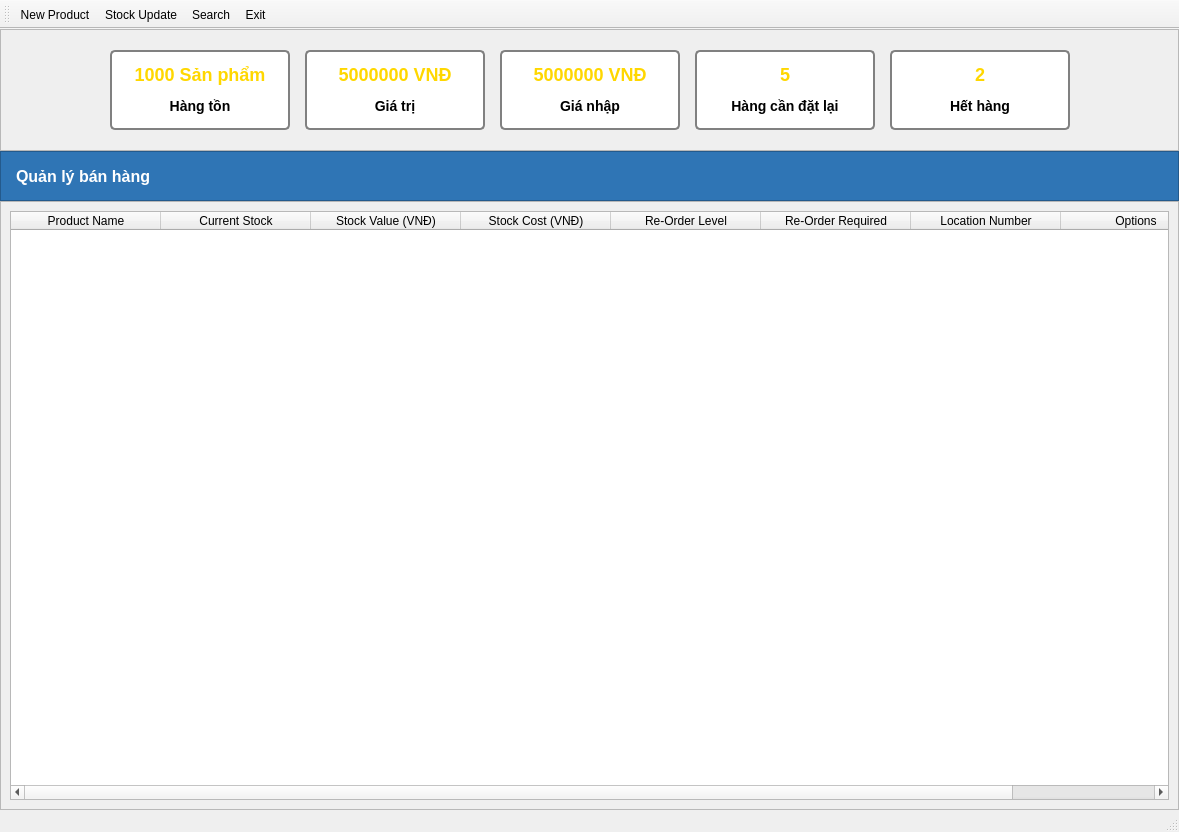
<?xml version="1.0" encoding="UTF-8"?>
<ui version="4.0">
 <class>MainWindow</class>
 <widget class="QMainWindow" name="MainWindow">
  <property name="geometry">
   <rect>
    <x>0</x>
    <y>0</y>
    <width>1179</width>
    <height>832</height>
   </rect>
  </property>
  <property name="windowTitle">
   <string>MainWindow</string>
  </property>
  <widget class="QWidget" name="centralwidget">
   <layout class="QVBoxLayout" name="verticalLayout_6">
    <property name="spacing">
     <number>0</number>
    </property>
    <property name="leftMargin">
     <number>0</number>
    </property>
    <property name="topMargin">
     <number>0</number>
    </property>
    <property name="rightMargin">
     <number>0</number>
    </property>
    <property name="bottomMargin">
     <number>0</number>
    </property>
    <item>
     <widget class="QFrame" name="frame">
      <property name="frameShape">
       <enum>QFrame::StyledPanel</enum>
      </property>
      <property name="frameShadow">
       <enum>QFrame::Raised</enum>
      </property>
      <layout class="QHBoxLayout" name="horizontalLayout">
       <property name="spacing">
        <number>15</number>
       </property>
       <property name="topMargin">
        <number>20</number>
       </property>
       <property name="bottomMargin">
        <number>20</number>
       </property>
       <item>
        <spacer name="horizontalSpacer">
         <property name="orientation">
          <enum>Qt::Horizontal</enum>
         </property>
         <property name="sizeHint" stdset="0">
          <size>
           <width>80</width>
           <height>20</height>
          </size>
         </property>
        </spacer>
       </item>
       <item>
        <widget class="QFrame" name="frame_4">
         <property name="minimumSize">
          <size>
           <width>180</width>
           <height>80</height>
          </size>
         </property>
         <property name="maximumSize">
          <size>
           <width>16777215</width>
           <height>80</height>
          </size>
         </property>
         <property name="styleSheet">
          <string notr="true">QFrame{
	border: 2px solid grey;
	background-color: #fff;
	border-radius: 5px;
}

QLabel{
	border: none;
	background-color: rgba(255,255,255,0);
}</string>
         </property>
         <property name="frameShape">
          <enum>QFrame::StyledPanel</enum>
         </property>
         <property name="frameShadow">
          <enum>QFrame::Raised</enum>
         </property>
         <layout class="QVBoxLayout" name="verticalLayout">
          <item>
           <widget class="QLabel" name="label">
            <property name="styleSheet">
             <string notr="true">QLabel{
	color: gold;
	font-size: 18px;
	font-weight: bold;
}</string>
            </property>
            <property name="text">
             <string>1000 Sản phẩm</string>
            </property>
            <property name="alignment">
             <set>Qt::AlignCenter</set>
            </property>
           </widget>
          </item>
          <item>
           <widget class="QLabel" name="label_2">
            <property name="styleSheet">
             <string notr="true">QLabel{
	font-size: 14px;
	font-weight: bold;
}</string>
            </property>
            <property name="text">
             <string>Hàng tồn</string>
            </property>
            <property name="alignment">
             <set>Qt::AlignCenter</set>
            </property>
           </widget>
          </item>
         </layout>
        </widget>
       </item>
       <item>
        <widget class="QFrame" name="frame_5">
         <property name="minimumSize">
          <size>
           <width>180</width>
           <height>80</height>
          </size>
         </property>
         <property name="maximumSize">
          <size>
           <width>16777215</width>
           <height>80</height>
          </size>
         </property>
         <property name="styleSheet">
          <string notr="true">QFrame{
	border: 2px solid grey;
	background-color: #fff;
	border-radius: 5px;
}

QLabel{
	border: none;
	background-color: rgba(255,255,255,0);
}</string>
         </property>
         <property name="frameShape">
          <enum>QFrame::StyledPanel</enum>
         </property>
         <property name="frameShadow">
          <enum>QFrame::Raised</enum>
         </property>
         <layout class="QVBoxLayout" name="verticalLayout_2">
          <item>
           <widget class="QLabel" name="label_3">
            <property name="styleSheet">
             <string notr="true">QLabel{
	color: gold;
	font-size: 18px;
	font-weight: bold;
}</string>
            </property>
            <property name="text">
             <string>5000000 VNĐ</string>
            </property>
            <property name="alignment">
             <set>Qt::AlignCenter</set>
            </property>
           </widget>
          </item>
          <item>
           <widget class="QLabel" name="label_4">
            <property name="styleSheet">
             <string notr="true">QLabel{
	font-size: 14px;
	font-weight: bold;
}</string>
            </property>
            <property name="text">
             <string>Giá trị</string>
            </property>
            <property name="alignment">
             <set>Qt::AlignCenter</set>
            </property>
           </widget>
          </item>
         </layout>
        </widget>
       </item>
       <item>
        <widget class="QFrame" name="frame_6">
         <property name="minimumSize">
          <size>
           <width>180</width>
           <height>80</height>
          </size>
         </property>
         <property name="maximumSize">
          <size>
           <width>16777215</width>
           <height>80</height>
          </size>
         </property>
         <property name="styleSheet">
          <string notr="true">QFrame{
	border: 2px solid grey;
	background-color: #fff;
	border-radius: 5px;
}

QLabel{
	border: none;
	background-color: rgba(255,255,255,0);
}</string>
         </property>
         <property name="frameShape">
          <enum>QFrame::StyledPanel</enum>
         </property>
         <property name="frameShadow">
          <enum>QFrame::Raised</enum>
         </property>
         <layout class="QVBoxLayout" name="verticalLayout_3">
          <item>
           <widget class="QLabel" name="label_5">
            <property name="styleSheet">
             <string notr="true">QLabel{
	color: gold;
	font-size: 18px;
	font-weight: bold;
}</string>
            </property>
            <property name="text">
             <string>5000000 VNĐ</string>
            </property>
            <property name="alignment">
             <set>Qt::AlignCenter</set>
            </property>
           </widget>
          </item>
          <item>
           <widget class="QLabel" name="label_6">
            <property name="styleSheet">
             <string notr="true">QLabel{
	font-size: 14px;
	font-weight: bold;
}</string>
            </property>
            <property name="text">
             <string>Giá nhập</string>
            </property>
            <property name="alignment">
             <set>Qt::AlignCenter</set>
            </property>
           </widget>
          </item>
         </layout>
        </widget>
       </item>
       <item>
        <widget class="QFrame" name="frame_7">
         <property name="minimumSize">
          <size>
           <width>180</width>
           <height>80</height>
          </size>
         </property>
         <property name="maximumSize">
          <size>
           <width>16777215</width>
           <height>80</height>
          </size>
         </property>
         <property name="styleSheet">
          <string notr="true">QFrame{
	border: 2px solid grey;
	background-color: #fff;
	border-radius: 5px;
}

QLabel{
	border: none;
	background-color: rgba(255,255,255,0);
}</string>
         </property>
         <property name="frameShape">
          <enum>QFrame::StyledPanel</enum>
         </property>
         <property name="frameShadow">
          <enum>QFrame::Raised</enum>
         </property>
         <layout class="QVBoxLayout" name="verticalLayout_4">
          <item>
           <widget class="QLabel" name="label_7">
            <property name="styleSheet">
             <string notr="true">QLabel{
	color: gold;
	font-size: 18px;
	font-weight: bold;
}</string>
            </property>
            <property name="text">
             <string>5</string>
            </property>
            <property name="alignment">
             <set>Qt::AlignCenter</set>
            </property>
           </widget>
          </item>
          <item>
           <widget class="QLabel" name="label_8">
            <property name="styleSheet">
             <string notr="true">QLabel{
	font-size: 14px;
	font-weight: bold;
}</string>
            </property>
            <property name="text">
             <string>Hàng cần đặt lại</string>
            </property>
            <property name="alignment">
             <set>Qt::AlignCenter</set>
            </property>
           </widget>
          </item>
         </layout>
        </widget>
       </item>
       <item>
        <widget class="QFrame" name="frame_8">
         <property name="minimumSize">
          <size>
           <width>180</width>
           <height>80</height>
          </size>
         </property>
         <property name="maximumSize">
          <size>
           <width>16777215</width>
           <height>80</height>
          </size>
         </property>
         <property name="styleSheet">
          <string notr="true">QFrame{
	border: 2px solid grey;
	background-color: #fff;
	border-radius: 5px;
}

QLabel{
	border: none;
	background-color: rgba(255,255,255,0);
}</string>
         </property>
         <property name="frameShape">
          <enum>QFrame::StyledPanel</enum>
         </property>
         <property name="frameShadow">
          <enum>QFrame::Raised</enum>
         </property>
         <layout class="QVBoxLayout" name="verticalLayout_5">
          <item>
           <widget class="QLabel" name="label_9">
            <property name="styleSheet">
             <string notr="true">QLabel{
	color: gold;
	font-size: 18px;
	font-weight: bold;
}</string>
            </property>
            <property name="text">
             <string>2</string>
            </property>
            <property name="alignment">
             <set>Qt::AlignCenter</set>
            </property>
           </widget>
          </item>
          <item>
           <widget class="QLabel" name="label_10">
            <property name="styleSheet">
             <string notr="true">QLabel{
	font-size: 14px;
	font-weight: bold;
}</string>
            </property>
            <property name="text">
             <string>Hết hàng</string>
            </property>
            <property name="alignment">
             <set>Qt::AlignCenter</set>
            </property>
           </widget>
          </item>
         </layout>
        </widget>
       </item>
       <item>
        <spacer name="horizontalSpacer_2">
         <property name="orientation">
          <enum>Qt::Horizontal</enum>
         </property>
         <property name="sizeHint" stdset="0">
          <size>
           <width>79</width>
           <height>20</height>
          </size>
         </property>
        </spacer>
       </item>
      </layout>
     </widget>
    </item>
    <item>
     <widget class="QFrame" name="frame_2">
      <property name="minimumSize">
       <size>
        <width>0</width>
        <height>50</height>
       </size>
      </property>
      <property name="maximumSize">
       <size>
        <width>16777215</width>
        <height>50</height>
       </size>
      </property>
      <property name="styleSheet">
       <string notr="true">QFrame{
	background-color: #2f75b5;
}

QLabel{
	color: #fff;
	font-size: 16px;
	font-weight: bold;
}</string>
      </property>
      <property name="frameShape">
       <enum>QFrame::StyledPanel</enum>
      </property>
      <property name="frameShadow">
       <enum>QFrame::Raised</enum>
      </property>
      <layout class="QHBoxLayout" name="horizontalLayout_2">
       <property name="leftMargin">
        <number>15</number>
       </property>
       <item>
        <widget class="QLabel" name="label_11">
         <property name="text">
          <string>Quản lý bán hàng</string>
         </property>
        </widget>
       </item>
      </layout>
     </widget>
    </item>
    <item>
     <widget class="QFrame" name="frame_3">
      <property name="frameShape">
       <enum>QFrame::StyledPanel</enum>
      </property>
      <property name="frameShadow">
       <enum>QFrame::Raised</enum>
      </property>
      <layout class="QGridLayout" name="gridLayout">
       <item row="0" column="0">
        <widget class="QTableWidget" name="tableWidget">
         <attribute name="horizontalHeaderDefaultSectionSize">
          <number>150</number>
         </attribute>
         <column>
          <property name="text">
           <string>Product Name</string>
          </property>
         </column>
         <column>
          <property name="text">
           <string>Current Stock</string>
          </property>
         </column>
         <column>
          <property name="text">
           <string>Stock Value (VNĐ)</string>
          </property>
         </column>
         <column>
          <property name="text">
           <string>Stock Cost (VNĐ)</string>
          </property>
         </column>
         <column>
          <property name="text">
           <string>Re-Order Level</string>
          </property>
         </column>
         <column>
          <property name="text">
           <string>Re-Order Required</string>
          </property>
         </column>
         <column>
          <property name="text">
           <string>Location Number</string>
          </property>
         </column>
         <column>
          <property name="text">
           <string>Options</string>
          </property>
         </column>
        </widget>
       </item>
      </layout>
     </widget>
    </item>
   </layout>
  </widget>
  <widget class="QMenuBar" name="menubar">
   <property name="geometry">
    <rect>
     <x>0</x>
     <y>0</y>
     <width>1179</width>
     <height>18</height>
    </rect>
   </property>
  </widget>
  <widget class="QStatusBar" name="statusbar"/>
  <widget class="QToolBar" name="toolBar">
   <property name="windowTitle">
    <string>toolBar</string>
   </property>
   <property name="toolButtonStyle">
    <enum>Qt::ToolButtonTextUnderIcon</enum>
   </property>
   <attribute name="toolBarArea">
    <enum>TopToolBarArea</enum>
   </attribute>
   <attribute name="toolBarBreak">
    <bool>false</bool>
   </attribute>
   <addaction name="actionNew_Product"/>
   <addaction name="actionStock_Update"/>
   <addaction name="actionSearch"/>
   <addaction name="actionExit"/>
  </widget>
  <action name="actionNew_Product">
   <property name="icon">
    <iconset>
     <normaloff>../feather/plus.svg</normaloff>../feather/plus.svg</iconset>
   </property>
   <property name="text">
    <string>New Product</string>
   </property>
  </action>
  <action name="actionStock_Update">
   <property name="icon">
    <iconset>
     <normaloff>../feather/sliders.svg</normaloff>../feather/sliders.svg</iconset>
   </property>
   <property name="text">
    <string>Stock Update</string>
   </property>
  </action>
  <action name="actionSearch">
   <property name="icon">
    <iconset>
     <normaloff>../feather/search.svg</normaloff>../feather/search.svg</iconset>
   </property>
   <property name="text">
    <string>Search</string>
   </property>
  </action>
  <action name="actionExit">
   <property name="icon">
    <iconset>
     <normaloff>../feather/x.svg</normaloff>../feather/x.svg</iconset>
   </property>
   <property name="text">
    <string>Exit</string>
   </property>
  </action>
 </widget>
 <resources/>
 <connections/>
</ui>
